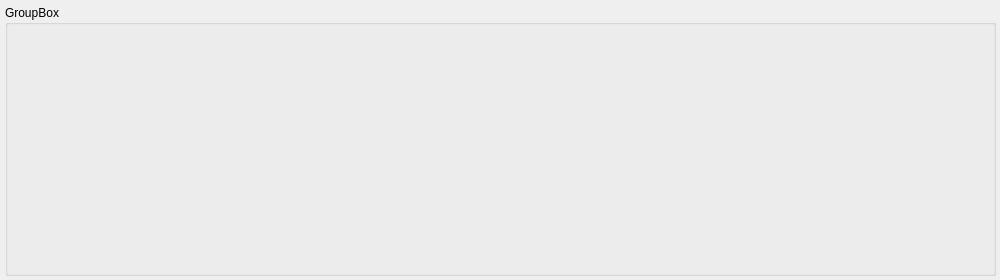
<?xml version="1.0" encoding="UTF-8"?>
<ui version="4.0">
 <class>LedStrip</class>
 <widget class="QWidget" name="LedStrip">
  <property name="geometry">
   <rect>
    <x>0</x>
    <y>0</y>
    <width>1000</width>
    <height>280</height>
   </rect>
  </property>
  <property name="minimumSize">
   <size>
    <width>1000</width>
    <height>280</height>
   </size>
  </property>
  <property name="windowTitle">
   <string>Form</string>
  </property>
  <widget class="QGroupBox" name="groupBox">
   <property name="geometry">
    <rect>
     <x>5</x>
     <y>5</y>
     <width>991</width>
     <height>271</height>
    </rect>
   </property>
   <property name="title">
    <string>GroupBox</string>
   </property>
  </widget>
 </widget>
 <resources/>
 <connections/>
</ui>
